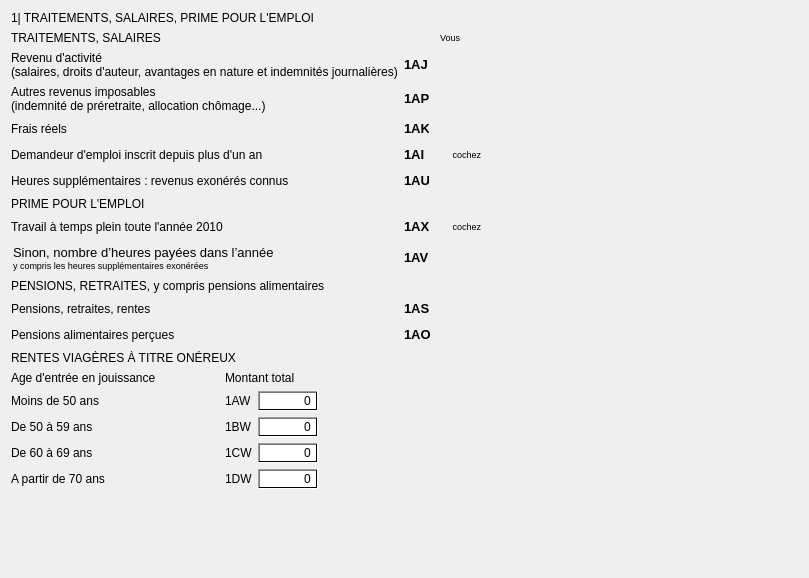
<?xml version="1.0" encoding="UTF-8"?>
<ui version="4.0">
 <class>Page03A</class>
 <widget class="QWidget" name="Page03A">
  <property name="geometry">
   <rect>
    <x>0</x>
    <y>0</y>
    <width>809</width>
    <height>578</height>
   </rect>
  </property>
  <property name="minimumSize">
   <size>
    <width>730</width>
    <height>0</height>
   </size>
  </property>
  <property name="windowTitle">
   <string>Form</string>
  </property>
  <property name="styleSheet">
   <string notr="true"/>
  </property>
  <layout class="QGridLayout" name="gridLayout_3">
   <item row="0" column="0">
    <widget class="QLabel" name="label">
     <property name="styleSheet">
      <string notr="true"/>
     </property>
     <property name="text">
      <string>1| TRAITEMENTS, SALAIRES, PRIME POUR L'EMPLOI </string>
     </property>
     <property name="class" stdset="0">
      <string>titreA</string>
     </property>
    </widget>
   </item>
   <item row="1" column="0" colspan="2">
    <layout class="QGridLayout" name="gridLayout">
     <item row="0" column="2">
      <widget class="QLabel" name="label_14">
       <property name="text">
        <string>&lt;!DOCTYPE HTML PUBLIC &quot;-//W3C//DTD HTML 4.0//EN&quot; &quot;http://www.w3.org/TR/REC-html40/strict.dtd&quot;&gt;
&lt;html&gt;&lt;head&gt;&lt;meta name=&quot;qrichtext&quot; content=&quot;1&quot; /&gt;&lt;style type=&quot;text/css&quot;&gt;
p, li { white-space: pre-wrap; }
&lt;/style&gt;&lt;/head&gt;&lt;body style=&quot; font-family:'Arial'; font-size:10pt; font-weight:72; font-style:normal;&quot;&gt;
&lt;p style=&quot; margin-top:0px; margin-bottom:0px; margin-left:0px; margin-right:0px; -qt-block-indent:0; text-indent:0px;&quot;&gt;&lt;span style=&quot; font-size:7pt; font-weight:400;&quot;&gt;Vous&lt;/span&gt;&lt;/p&gt;&lt;/body&gt;&lt;/html&gt;</string>
       </property>
      </widget>
     </item>
     <item row="1" column="1">
      <widget class="QLabel" name="label_9">
       <property name="minimumSize">
        <size>
         <width>25</width>
         <height>20</height>
        </size>
       </property>
       <property name="maximumSize">
        <size>
         <width>25</width>
         <height>20</height>
        </size>
       </property>
       <property name="styleSheet">
        <string notr="true">font: 75 10pt &quot;Arial&quot;;</string>
       </property>
       <property name="text">
        <string>&lt;!DOCTYPE HTML PUBLIC &quot;-//W3C//DTD HTML 4.0//EN&quot; &quot;http://www.w3.org/TR/REC-html40/strict.dtd&quot;&gt;
&lt;html&gt;&lt;head&gt;&lt;meta name=&quot;qrichtext&quot; content=&quot;1&quot; /&gt;&lt;style type=&quot;text/css&quot;&gt;
p, li { white-space: pre-wrap; }
&lt;/style&gt;&lt;/head&gt;&lt;body style=&quot; font-family:'Arial'; font-size:10pt; font-weight:72; font-style:normal;&quot;&gt;
&lt;p style=&quot; margin-top:0px; margin-bottom:0px; margin-left:0px; margin-right:0px; -qt-block-indent:0; text-indent:0px;&quot;&gt;&lt;span style=&quot; font-weight:600;&quot;&gt;1AJ&lt;/span&gt;&lt;/p&gt;&lt;/body&gt;&lt;/html&gt;</string>
       </property>
      </widget>
     </item>
     <item row="2" column="1">
      <widget class="QLabel" name="label_18">
       <property name="minimumSize">
        <size>
         <width>25</width>
         <height>20</height>
        </size>
       </property>
       <property name="maximumSize">
        <size>
         <width>25</width>
         <height>20</height>
        </size>
       </property>
       <property name="styleSheet">
        <string notr="true">font: 75 10pt &quot;Arial&quot;;</string>
       </property>
       <property name="text">
        <string>&lt;!DOCTYPE HTML PUBLIC &quot;-//W3C//DTD HTML 4.0//EN&quot; &quot;http://www.w3.org/TR/REC-html40/strict.dtd&quot;&gt;
&lt;html&gt;&lt;head&gt;&lt;meta name=&quot;qrichtext&quot; content=&quot;1&quot; /&gt;&lt;style type=&quot;text/css&quot;&gt;
p, li { white-space: pre-wrap; }
&lt;/style&gt;&lt;/head&gt;&lt;body style=&quot; font-family:'Arial'; font-size:10pt; font-weight:72; font-style:normal;&quot;&gt;
&lt;p style=&quot; margin-top:0px; margin-bottom:0px; margin-left:0px; margin-right:0px; -qt-block-indent:0; text-indent:0px;&quot;&gt;&lt;span style=&quot; font-weight:600;&quot;&gt;1AP&lt;/span&gt;&lt;/p&gt;&lt;/body&gt;&lt;/html&gt;</string>
       </property>
      </widget>
     </item>
     <item row="3" column="1">
      <widget class="QLabel" name="label_23">
       <property name="minimumSize">
        <size>
         <width>25</width>
         <height>20</height>
        </size>
       </property>
       <property name="maximumSize">
        <size>
         <width>25</width>
         <height>20</height>
        </size>
       </property>
       <property name="styleSheet">
        <string notr="true">font: 75 10pt &quot;Arial&quot;;</string>
       </property>
       <property name="text">
        <string>&lt;!DOCTYPE HTML PUBLIC &quot;-//W3C//DTD HTML 4.0//EN&quot; &quot;http://www.w3.org/TR/REC-html40/strict.dtd&quot;&gt;
&lt;html&gt;&lt;head&gt;&lt;meta name=&quot;qrichtext&quot; content=&quot;1&quot; /&gt;&lt;style type=&quot;text/css&quot;&gt;
p, li { white-space: pre-wrap; }
&lt;/style&gt;&lt;/head&gt;&lt;body style=&quot; font-family:'Arial'; font-size:10pt; font-weight:72; font-style:normal;&quot;&gt;
&lt;p style=&quot; margin-top:0px; margin-bottom:0px; margin-left:0px; margin-right:0px; -qt-block-indent:0; text-indent:0px;&quot;&gt;&lt;span style=&quot; font-weight:600;&quot;&gt;1AK&lt;/span&gt;&lt;/p&gt;&lt;/body&gt;&lt;/html&gt;</string>
       </property>
      </widget>
     </item>
     <item row="4" column="1">
      <widget class="QLabel" name="label_28">
       <property name="minimumSize">
        <size>
         <width>25</width>
         <height>20</height>
        </size>
       </property>
       <property name="maximumSize">
        <size>
         <width>25</width>
         <height>20</height>
        </size>
       </property>
       <property name="styleSheet">
        <string notr="true">font: 75 10pt &quot;Arial&quot;;</string>
       </property>
       <property name="text">
        <string>&lt;!DOCTYPE HTML PUBLIC &quot;-//W3C//DTD HTML 4.0//EN&quot; &quot;http://www.w3.org/TR/REC-html40/strict.dtd&quot;&gt;
&lt;html&gt;&lt;head&gt;&lt;meta name=&quot;qrichtext&quot; content=&quot;1&quot; /&gt;&lt;style type=&quot;text/css&quot;&gt;
p, li { white-space: pre-wrap; }
&lt;/style&gt;&lt;/head&gt;&lt;body style=&quot; font-family:'Arial'; font-size:10pt; font-weight:72; font-style:normal;&quot;&gt;
&lt;p style=&quot; margin-top:0px; margin-bottom:0px; margin-left:0px; margin-right:0px; -qt-block-indent:0; text-indent:0px;&quot;&gt;&lt;span style=&quot; font-weight:600;&quot;&gt;1AI&lt;/span&gt;&lt;/p&gt;&lt;/body&gt;&lt;/html&gt;</string>
       </property>
      </widget>
     </item>
     <item row="4" column="2">
      <widget class="QLabel" name="label_64">
       <property name="minimumSize">
        <size>
         <width>41</width>
         <height>20</height>
        </size>
       </property>
       <property name="maximumSize">
        <size>
         <width>41</width>
         <height>20</height>
        </size>
       </property>
       <property name="text">
        <string>&lt;!DOCTYPE HTML PUBLIC &quot;-//W3C//DTD HTML 4.0//EN&quot; &quot;http://www.w3.org/TR/REC-html40/strict.dtd&quot;&gt;
&lt;html&gt;&lt;head&gt;&lt;meta name=&quot;qrichtext&quot; content=&quot;1&quot; /&gt;&lt;style type=&quot;text/css&quot;&gt;
p, li { white-space: pre-wrap; }
&lt;/style&gt;&lt;/head&gt;&lt;body style=&quot; font-family:'Arial'; font-size:10pt; font-weight:72; font-style:normal;&quot;&gt;
&lt;p style=&quot; margin-top:0px; margin-bottom:0px; margin-left:0px; margin-right:0px; -qt-block-indent:0; text-indent:0px;&quot;&gt;&lt;span style=&quot; font-size:7pt;&quot;&gt;cochez&lt;/span&gt;&lt;/p&gt;&lt;/body&gt;&lt;/html&gt;</string>
       </property>
       <property name="alignment">
        <set>Qt::AlignRight|Qt::AlignTrailing|Qt::AlignVCenter</set>
       </property>
      </widget>
     </item>
     <item row="5" column="1">
      <widget class="QLabel" name="label_34">
       <property name="minimumSize">
        <size>
         <width>25</width>
         <height>20</height>
        </size>
       </property>
       <property name="maximumSize">
        <size>
         <width>25</width>
         <height>20</height>
        </size>
       </property>
       <property name="styleSheet">
        <string notr="true">font: 75 10pt &quot;Arial&quot;;</string>
       </property>
       <property name="text">
        <string>&lt;!DOCTYPE HTML PUBLIC &quot;-//W3C//DTD HTML 4.0//EN&quot; &quot;http://www.w3.org/TR/REC-html40/strict.dtd&quot;&gt;
&lt;html&gt;&lt;head&gt;&lt;meta name=&quot;qrichtext&quot; content=&quot;1&quot; /&gt;&lt;style type=&quot;text/css&quot;&gt;
p, li { white-space: pre-wrap; }
&lt;/style&gt;&lt;/head&gt;&lt;body style=&quot; font-family:'Arial'; font-size:10pt; font-weight:72; font-style:normal;&quot;&gt;
&lt;p style=&quot; margin-top:0px; margin-bottom:0px; margin-left:0px; margin-right:0px; -qt-block-indent:0; text-indent:0px;&quot;&gt;&lt;span style=&quot; font-weight:600;&quot;&gt;1AU&lt;/span&gt;&lt;/p&gt;&lt;/body&gt;&lt;/html&gt;</string>
       </property>
      </widget>
     </item>
     <item row="7" column="1">
      <widget class="QLabel" name="label_38">
       <property name="minimumSize">
        <size>
         <width>25</width>
         <height>20</height>
        </size>
       </property>
       <property name="maximumSize">
        <size>
         <width>25</width>
         <height>20</height>
        </size>
       </property>
       <property name="styleSheet">
        <string notr="true">font: 75 10pt &quot;Arial&quot;;</string>
       </property>
       <property name="text">
        <string>&lt;!DOCTYPE HTML PUBLIC &quot;-//W3C//DTD HTML 4.0//EN&quot; &quot;http://www.w3.org/TR/REC-html40/strict.dtd&quot;&gt;
&lt;html&gt;&lt;head&gt;&lt;meta name=&quot;qrichtext&quot; content=&quot;1&quot; /&gt;&lt;style type=&quot;text/css&quot;&gt;
p, li { white-space: pre-wrap; }
&lt;/style&gt;&lt;/head&gt;&lt;body style=&quot; font-family:'Arial'; font-size:10pt; font-weight:72; font-style:normal;&quot;&gt;
&lt;p style=&quot; margin-top:0px; margin-bottom:0px; margin-left:0px; margin-right:0px; -qt-block-indent:0; text-indent:0px;&quot;&gt;&lt;span style=&quot; font-weight:600;&quot;&gt;1AX&lt;/span&gt;&lt;/p&gt;&lt;/body&gt;&lt;/html&gt;</string>
       </property>
      </widget>
     </item>
     <item row="7" column="2">
      <widget class="QLabel" name="label_68">
       <property name="minimumSize">
        <size>
         <width>41</width>
         <height>20</height>
        </size>
       </property>
       <property name="maximumSize">
        <size>
         <width>41</width>
         <height>20</height>
        </size>
       </property>
       <property name="text">
        <string>&lt;!DOCTYPE HTML PUBLIC &quot;-//W3C//DTD HTML 4.0//EN&quot; &quot;http://www.w3.org/TR/REC-html40/strict.dtd&quot;&gt;
&lt;html&gt;&lt;head&gt;&lt;meta name=&quot;qrichtext&quot; content=&quot;1&quot; /&gt;&lt;style type=&quot;text/css&quot;&gt;
p, li { white-space: pre-wrap; }
&lt;/style&gt;&lt;/head&gt;&lt;body style=&quot; font-family:'Arial'; font-size:10pt; font-weight:72; font-style:normal;&quot;&gt;
&lt;p style=&quot; margin-top:0px; margin-bottom:0px; margin-left:0px; margin-right:0px; -qt-block-indent:0; text-indent:0px;&quot;&gt;&lt;span style=&quot; font-size:7pt;&quot;&gt;cochez&lt;/span&gt;&lt;/p&gt;&lt;/body&gt;&lt;/html&gt;</string>
       </property>
       <property name="alignment">
        <set>Qt::AlignRight|Qt::AlignTrailing|Qt::AlignVCenter</set>
       </property>
      </widget>
     </item>
     <item row="8" column="0">
      <widget class="QLabel" name="label_42">
       <property name="styleSheet">
        <string notr="true">font: 75 10pt &quot;Arial&quot;;</string>
       </property>
       <property name="text">
        <string>&lt;!DOCTYPE HTML PUBLIC &quot;-//W3C//DTD HTML 4.0//EN&quot; &quot;http://www.w3.org/TR/REC-html40/strict.dtd&quot;&gt;
&lt;html&gt;&lt;head&gt;&lt;meta name=&quot;qrichtext&quot; content=&quot;1&quot; /&gt;&lt;style type=&quot;text/css&quot;&gt;
p, li { white-space: pre-wrap; }
&lt;/style&gt;&lt;/head&gt;&lt;body style=&quot; font-family:'Arial'; font-size:10pt; font-weight:72; font-style:normal;&quot;&gt;
&lt;table border=&quot;0&quot; style=&quot; margin-top:0px; margin-bottom:0px; margin-left:0px; margin-right:0px;&quot; cellspacing=&quot;2&quot; cellpadding=&quot;0&quot;&gt;
&lt;tr&gt;
&lt;td width=&quot;320&quot;&gt;
&lt;p style=&quot; margin-top:0px; margin-bottom:0px; margin-left:0px; margin-right:0px; -qt-block-indent:0; text-indent:0px;&quot;&gt;Sinon, nombre d’heures payées dans l’année&lt;/p&gt;
&lt;p style=&quot; margin-top:0px; margin-bottom:0px; margin-left:0px; margin-right:0px; -qt-block-indent:0; text-indent:0px;&quot;&gt;&lt;span style=&quot; font-size:7pt;&quot;&gt;y compris les heures supplémentaires exonérées&lt;/span&gt;&lt;/p&gt;&lt;/td&gt;&lt;/tr&gt;&lt;/table&gt;&lt;/body&gt;&lt;/html&gt;</string>
       </property>
      </widget>
     </item>
     <item row="8" column="1">
      <widget class="QLabel" name="label_43">
       <property name="minimumSize">
        <size>
         <width>25</width>
         <height>20</height>
        </size>
       </property>
       <property name="maximumSize">
        <size>
         <width>25</width>
         <height>20</height>
        </size>
       </property>
       <property name="styleSheet">
        <string notr="true">font: 75 10pt &quot;Arial&quot;;</string>
       </property>
       <property name="text">
        <string>&lt;!DOCTYPE HTML PUBLIC &quot;-//W3C//DTD HTML 4.0//EN&quot; &quot;http://www.w3.org/TR/REC-html40/strict.dtd&quot;&gt;
&lt;html&gt;&lt;head&gt;&lt;meta name=&quot;qrichtext&quot; content=&quot;1&quot; /&gt;&lt;style type=&quot;text/css&quot;&gt;
p, li { white-space: pre-wrap; }
&lt;/style&gt;&lt;/head&gt;&lt;body style=&quot; font-family:'Arial'; font-size:10pt; font-weight:72; font-style:normal;&quot;&gt;
&lt;p style=&quot; margin-top:0px; margin-bottom:0px; margin-left:0px; margin-right:0px; -qt-block-indent:0; text-indent:0px;&quot;&gt;&lt;span style=&quot; font-weight:600;&quot;&gt;1AV&lt;/span&gt;&lt;/p&gt;&lt;/body&gt;&lt;/html&gt;</string>
       </property>
      </widget>
     </item>
     <item row="10" column="1">
      <widget class="QLabel" name="label_52">
       <property name="minimumSize">
        <size>
         <width>30</width>
         <height>20</height>
        </size>
       </property>
       <property name="maximumSize">
        <size>
         <width>30</width>
         <height>20</height>
        </size>
       </property>
       <property name="styleSheet">
        <string notr="true">font: 75 10pt &quot;Arial&quot;;</string>
       </property>
       <property name="text">
        <string>&lt;!DOCTYPE HTML PUBLIC &quot;-//W3C//DTD HTML 4.0//EN&quot; &quot;http://www.w3.org/TR/REC-html40/strict.dtd&quot;&gt;
&lt;html&gt;&lt;head&gt;&lt;meta name=&quot;qrichtext&quot; content=&quot;1&quot; /&gt;&lt;style type=&quot;text/css&quot;&gt;
p, li { white-space: pre-wrap; }
&lt;/style&gt;&lt;/head&gt;&lt;body style=&quot; font-family:'Arial'; font-size:10pt; font-weight:72; font-style:normal;&quot;&gt;
&lt;p style=&quot; margin-top:0px; margin-bottom:0px; margin-left:0px; margin-right:0px; -qt-block-indent:0; text-indent:0px;&quot;&gt;&lt;span style=&quot; font-weight:600;&quot;&gt;1AS&lt;/span&gt;&lt;/p&gt;&lt;/body&gt;&lt;/html&gt;</string>
       </property>
      </widget>
     </item>
     <item row="11" column="1">
      <widget class="QLabel" name="label_57">
       <property name="minimumSize">
        <size>
         <width>30</width>
         <height>20</height>
        </size>
       </property>
       <property name="maximumSize">
        <size>
         <width>30</width>
         <height>20</height>
        </size>
       </property>
       <property name="styleSheet">
        <string notr="true">font: 75 10pt &quot;Arial&quot;;</string>
       </property>
       <property name="text">
        <string>&lt;!DOCTYPE HTML PUBLIC &quot;-//W3C//DTD HTML 4.0//EN&quot; &quot;http://www.w3.org/TR/REC-html40/strict.dtd&quot;&gt;
&lt;html&gt;&lt;head&gt;&lt;meta name=&quot;qrichtext&quot; content=&quot;1&quot; /&gt;&lt;style type=&quot;text/css&quot;&gt;
p, li { white-space: pre-wrap; }
&lt;/style&gt;&lt;/head&gt;&lt;body style=&quot; font-family:'Arial'; font-size:10pt; font-weight:72; font-style:normal;&quot;&gt;
&lt;p style=&quot; margin-top:0px; margin-bottom:0px; margin-left:0px; margin-right:0px; -qt-block-indent:0; text-indent:0px;&quot;&gt;&lt;span style=&quot; font-weight:600;&quot;&gt;1AO&lt;/span&gt;&lt;/p&gt;&lt;/body&gt;&lt;/html&gt;</string>
       </property>
      </widget>
     </item>
     <item row="0" column="0">
      <widget class="QLabel" name="label_94">
       <property name="text">
        <string>TRAITEMENTS, SALAIRES</string>
       </property>
       <property name="class" stdset="0">
        <string>titreB</string>
       </property>
      </widget>
     </item>
     <item row="6" column="0">
      <widget class="QLabel" name="label_95">
       <property name="text">
        <string>PRIME POUR L'EMPLOI</string>
       </property>
       <property name="class" stdset="0">
        <string>titreB</string>
       </property>
      </widget>
     </item>
     <item row="9" column="0">
      <widget class="QLabel" name="label_96">
       <property name="text">
        <string>PENSIONS, RETRAITES, y compris pensions alimentaires</string>
       </property>
       <property name="class" stdset="0">
        <string>titreB</string>
       </property>
      </widget>
     </item>
     <item row="1" column="0">
      <widget class="QLabel" name="label_3">
       <property name="styleSheet">
        <string notr="true"/>
       </property>
       <property name="text">
        <string>Revenu d'activité 
(salaires, droits d'auteur, avantages en nature et indemnités journalières)</string>
       </property>
      </widget>
     </item>
     <item row="2" column="0">
      <widget class="QLabel" name="label_4">
       <property name="styleSheet">
        <string notr="true"/>
       </property>
       <property name="text">
        <string>Autres revenus imposables
(indemnité de préretraite, allocation chômage...)</string>
       </property>
      </widget>
     </item>
     <item row="3" column="0">
      <widget class="QLabel" name="label_5">
       <property name="styleSheet">
        <string notr="true"/>
       </property>
       <property name="text">
        <string>Frais réels</string>
       </property>
      </widget>
     </item>
     <item row="4" column="0">
      <widget class="QLabel" name="label_6">
       <property name="styleSheet">
        <string notr="true"/>
       </property>
       <property name="text">
        <string>Demandeur d'emploi inscrit depuis plus d'un an</string>
       </property>
      </widget>
     </item>
     <item row="5" column="0">
      <widget class="QLabel" name="label_7">
       <property name="styleSheet">
        <string notr="true"/>
       </property>
       <property name="text">
        <string>Heures supplémentaires : revenus exonérés connus</string>
       </property>
      </widget>
     </item>
     <item row="7" column="0">
      <widget class="QLabel" name="label_8">
       <property name="styleSheet">
        <string notr="true"/>
       </property>
       <property name="text">
        <string>Travail à temps plein toute l'année 2010</string>
       </property>
      </widget>
     </item>
     <item row="10" column="0">
      <widget class="QLabel" name="label_10">
       <property name="styleSheet">
        <string notr="true"/>
       </property>
       <property name="text">
        <string>Pensions, retraites, rentes</string>
       </property>
      </widget>
     </item>
     <item row="11" column="0">
      <widget class="QLabel" name="label_11">
       <property name="styleSheet">
        <string notr="true"/>
       </property>
       <property name="text">
        <string>Pensions alimentaires perçues</string>
       </property>
      </widget>
     </item>
    </layout>
   </item>
   <item row="1" column="2">
    <spacer name="horizontalSpacer">
     <property name="orientation">
      <enum>Qt::Horizontal</enum>
     </property>
     <property name="sizeHint" stdset="0">
      <size>
       <width>266</width>
       <height>20</height>
      </size>
     </property>
    </spacer>
   </item>
   <item row="2" column="0">
    <layout class="QGridLayout" name="gridLayout_2">
     <item row="0" column="0" colspan="3">
      <widget class="QLabel" name="label_97">
       <property name="text">
        <string>RENTES VIAGÈRES À TITRE ONÉREUX</string>
       </property>
       <property name="class" stdset="0">
        <string>titreB</string>
       </property>
      </widget>
     </item>
     <item row="1" column="0">
      <widget class="QLabel" name="label_12">
       <property name="styleSheet">
        <string notr="true"/>
       </property>
       <property name="text">
        <string>Age d'entrée en jouissance</string>
       </property>
      </widget>
     </item>
     <item row="1" column="1" colspan="2">
      <widget class="QLabel" name="label_13">
       <property name="styleSheet">
        <string notr="true"/>
       </property>
       <property name="text">
        <string>Montant total</string>
       </property>
      </widget>
     </item>
     <item row="2" column="0">
      <widget class="QLabel" name="label_15">
       <property name="styleSheet">
        <string notr="true"/>
       </property>
       <property name="text">
        <string>Moins de 50 ans </string>
       </property>
      </widget>
     </item>
     <item row="2" column="1">
      <widget class="QLabel" name="label_19">
       <property name="minimumSize">
        <size>
         <width>27</width>
         <height>20</height>
        </size>
       </property>
       <property name="maximumSize">
        <size>
         <width>27</width>
         <height>20</height>
        </size>
       </property>
       <property name="styleSheet">
        <string notr="true"/>
       </property>
       <property name="text">
        <string>1AW</string>
       </property>
       <property name="textFormat">
        <enum>Qt::AutoText</enum>
       </property>
       <property name="scaledContents">
        <bool>false</bool>
       </property>
       <property name="class" stdset="0">
        <string>code</string>
       </property>
      </widget>
     </item>
     <item row="2" column="2">
      <widget class="QSpinBox" name="f1aw">
       <property name="enabled">
        <bool>true</bool>
       </property>
       <property name="minimumSize">
        <size>
         <width>60</width>
         <height>20</height>
        </size>
       </property>
       <property name="maximumSize">
        <size>
         <width>60</width>
         <height>20</height>
        </size>
       </property>
       <property name="styleSheet">
        <string notr="true">background-color: qlineargradient(spread:pad, x1:0, y1:0, x2:1, y2:0, stop:0 rgba(255, 255, 255, 255), stop:1 rgba(255, 255, 255, 255));</string>
       </property>
       <property name="wrapping">
        <bool>false</bool>
       </property>
       <property name="frame">
        <bool>true</bool>
       </property>
       <property name="alignment">
        <set>Qt::AlignRight|Qt::AlignTrailing|Qt::AlignVCenter</set>
       </property>
       <property name="buttonSymbols">
        <enum>QAbstractSpinBox::NoButtons</enum>
       </property>
       <property name="accelerated">
        <bool>false</bool>
       </property>
       <property name="correctionMode">
        <enum>QAbstractSpinBox::CorrectToPreviousValue</enum>
       </property>
       <property name="keyboardTracking">
        <bool>true</bool>
       </property>
       <property name="suffix">
        <string/>
       </property>
       <property name="prefix">
        <string/>
       </property>
       <property name="minimum">
        <number>0</number>
       </property>
       <property name="maximum">
        <number>999999</number>
       </property>
       <property name="singleStep">
        <number>1000</number>
       </property>
       <property name="value">
        <number>0</number>
       </property>
      </widget>
     </item>
     <item row="3" column="0">
      <widget class="QLabel" name="label_17">
       <property name="styleSheet">
        <string notr="true"/>
       </property>
       <property name="text">
        <string>De 50 à 59 ans</string>
       </property>
      </widget>
     </item>
     <item row="3" column="1">
      <widget class="QLabel" name="label_21">
       <property name="minimumSize">
        <size>
         <width>27</width>
         <height>20</height>
        </size>
       </property>
       <property name="maximumSize">
        <size>
         <width>27</width>
         <height>20</height>
        </size>
       </property>
       <property name="styleSheet">
        <string notr="true"/>
       </property>
       <property name="text">
        <string>1BW</string>
       </property>
       <property name="textFormat">
        <enum>Qt::AutoText</enum>
       </property>
       <property name="scaledContents">
        <bool>false</bool>
       </property>
       <property name="class" stdset="0">
        <string>code</string>
       </property>
      </widget>
     </item>
     <item row="3" column="2">
      <widget class="QSpinBox" name="f1bw">
       <property name="enabled">
        <bool>true</bool>
       </property>
       <property name="minimumSize">
        <size>
         <width>60</width>
         <height>20</height>
        </size>
       </property>
       <property name="maximumSize">
        <size>
         <width>60</width>
         <height>20</height>
        </size>
       </property>
       <property name="styleSheet">
        <string notr="true">background-color: qlineargradient(spread:pad, x1:0, y1:0, x2:1, y2:0, stop:0 rgba(255, 255, 255, 255), stop:1 rgba(255, 255, 255, 255));</string>
       </property>
       <property name="wrapping">
        <bool>false</bool>
       </property>
       <property name="frame">
        <bool>true</bool>
       </property>
       <property name="alignment">
        <set>Qt::AlignRight|Qt::AlignTrailing|Qt::AlignVCenter</set>
       </property>
       <property name="buttonSymbols">
        <enum>QAbstractSpinBox::NoButtons</enum>
       </property>
       <property name="accelerated">
        <bool>false</bool>
       </property>
       <property name="correctionMode">
        <enum>QAbstractSpinBox::CorrectToPreviousValue</enum>
       </property>
       <property name="keyboardTracking">
        <bool>true</bool>
       </property>
       <property name="suffix">
        <string/>
       </property>
       <property name="prefix">
        <string/>
       </property>
       <property name="minimum">
        <number>0</number>
       </property>
       <property name="maximum">
        <number>999999</number>
       </property>
       <property name="singleStep">
        <number>1000</number>
       </property>
       <property name="value">
        <number>0</number>
       </property>
      </widget>
     </item>
     <item row="4" column="0">
      <widget class="QLabel" name="label_16">
       <property name="styleSheet">
        <string notr="true"/>
       </property>
       <property name="text">
        <string>De 60 à 69 ans</string>
       </property>
      </widget>
     </item>
     <item row="4" column="1">
      <widget class="QLabel" name="label_22">
       <property name="minimumSize">
        <size>
         <width>27</width>
         <height>20</height>
        </size>
       </property>
       <property name="maximumSize">
        <size>
         <width>27</width>
         <height>20</height>
        </size>
       </property>
       <property name="styleSheet">
        <string notr="true"/>
       </property>
       <property name="text">
        <string>1CW</string>
       </property>
       <property name="textFormat">
        <enum>Qt::AutoText</enum>
       </property>
       <property name="scaledContents">
        <bool>false</bool>
       </property>
       <property name="class" stdset="0">
        <string>code</string>
       </property>
      </widget>
     </item>
     <item row="4" column="2">
      <widget class="QSpinBox" name="f1cw">
       <property name="enabled">
        <bool>true</bool>
       </property>
       <property name="minimumSize">
        <size>
         <width>60</width>
         <height>20</height>
        </size>
       </property>
       <property name="maximumSize">
        <size>
         <width>60</width>
         <height>20</height>
        </size>
       </property>
       <property name="styleSheet">
        <string notr="true">background-color: qlineargradient(spread:pad, x1:0, y1:0, x2:1, y2:0, stop:0 rgba(255, 255, 255, 255), stop:1 rgba(255, 255, 255, 255));</string>
       </property>
       <property name="wrapping">
        <bool>false</bool>
       </property>
       <property name="frame">
        <bool>true</bool>
       </property>
       <property name="alignment">
        <set>Qt::AlignRight|Qt::AlignTrailing|Qt::AlignVCenter</set>
       </property>
       <property name="buttonSymbols">
        <enum>QAbstractSpinBox::NoButtons</enum>
       </property>
       <property name="accelerated">
        <bool>false</bool>
       </property>
       <property name="correctionMode">
        <enum>QAbstractSpinBox::CorrectToPreviousValue</enum>
       </property>
       <property name="keyboardTracking">
        <bool>true</bool>
       </property>
       <property name="suffix">
        <string/>
       </property>
       <property name="prefix">
        <string/>
       </property>
       <property name="minimum">
        <number>0</number>
       </property>
       <property name="maximum">
        <number>999999</number>
       </property>
       <property name="singleStep">
        <number>1000</number>
       </property>
       <property name="value">
        <number>0</number>
       </property>
      </widget>
     </item>
     <item row="5" column="0">
      <widget class="QLabel" name="label_20">
       <property name="styleSheet">
        <string notr="true"/>
       </property>
       <property name="text">
        <string>A partir de 70 ans</string>
       </property>
      </widget>
     </item>
     <item row="5" column="1">
      <widget class="QLabel" name="label_24">
       <property name="minimumSize">
        <size>
         <width>27</width>
         <height>20</height>
        </size>
       </property>
       <property name="maximumSize">
        <size>
         <width>27</width>
         <height>20</height>
        </size>
       </property>
       <property name="styleSheet">
        <string notr="true"/>
       </property>
       <property name="text">
        <string>1DW</string>
       </property>
       <property name="textFormat">
        <enum>Qt::AutoText</enum>
       </property>
       <property name="scaledContents">
        <bool>false</bool>
       </property>
       <property name="class" stdset="0">
        <string>code</string>
       </property>
      </widget>
     </item>
     <item row="5" column="2">
      <widget class="QSpinBox" name="f1dw">
       <property name="enabled">
        <bool>true</bool>
       </property>
       <property name="minimumSize">
        <size>
         <width>60</width>
         <height>20</height>
        </size>
       </property>
       <property name="maximumSize">
        <size>
         <width>60</width>
         <height>20</height>
        </size>
       </property>
       <property name="styleSheet">
        <string notr="true">background-color: qlineargradient(spread:pad, x1:0, y1:0, x2:1, y2:0, stop:0 rgba(255, 255, 255, 255), stop:1 rgba(255, 255, 255, 255));</string>
       </property>
       <property name="wrapping">
        <bool>false</bool>
       </property>
       <property name="frame">
        <bool>true</bool>
       </property>
       <property name="alignment">
        <set>Qt::AlignRight|Qt::AlignTrailing|Qt::AlignVCenter</set>
       </property>
       <property name="buttonSymbols">
        <enum>QAbstractSpinBox::NoButtons</enum>
       </property>
       <property name="accelerated">
        <bool>false</bool>
       </property>
       <property name="correctionMode">
        <enum>QAbstractSpinBox::CorrectToPreviousValue</enum>
       </property>
       <property name="keyboardTracking">
        <bool>true</bool>
       </property>
       <property name="suffix">
        <string/>
       </property>
       <property name="prefix">
        <string/>
       </property>
       <property name="minimum">
        <number>0</number>
       </property>
       <property name="maximum">
        <number>999999</number>
       </property>
       <property name="singleStep">
        <number>1000</number>
       </property>
       <property name="value">
        <number>0</number>
       </property>
      </widget>
     </item>
    </layout>
   </item>
   <item row="2" column="1" colspan="2">
    <spacer name="horizontalSpacer_2">
     <property name="orientation">
      <enum>Qt::Horizontal</enum>
     </property>
     <property name="sizeHint" stdset="0">
      <size>
       <width>527</width>
       <height>20</height>
      </size>
     </property>
    </spacer>
   </item>
   <item row="3" column="0">
    <spacer name="verticalSpacer">
     <property name="orientation">
      <enum>Qt::Vertical</enum>
     </property>
     <property name="sizeHint" stdset="0">
      <size>
       <width>20</width>
       <height>40</height>
      </size>
     </property>
    </spacer>
   </item>
  </layout>
 </widget>
 <resources/>
 <connections/>
 <designerdata>
  <property name="gridDeltaX">
   <number>5</number>
  </property>
  <property name="gridDeltaY">
   <number>5</number>
  </property>
  <property name="gridSnapX">
   <bool>true</bool>
  </property>
  <property name="gridSnapY">
   <bool>true</bool>
  </property>
  <property name="gridVisible">
   <bool>true</bool>
  </property>
 </designerdata>
</ui>
